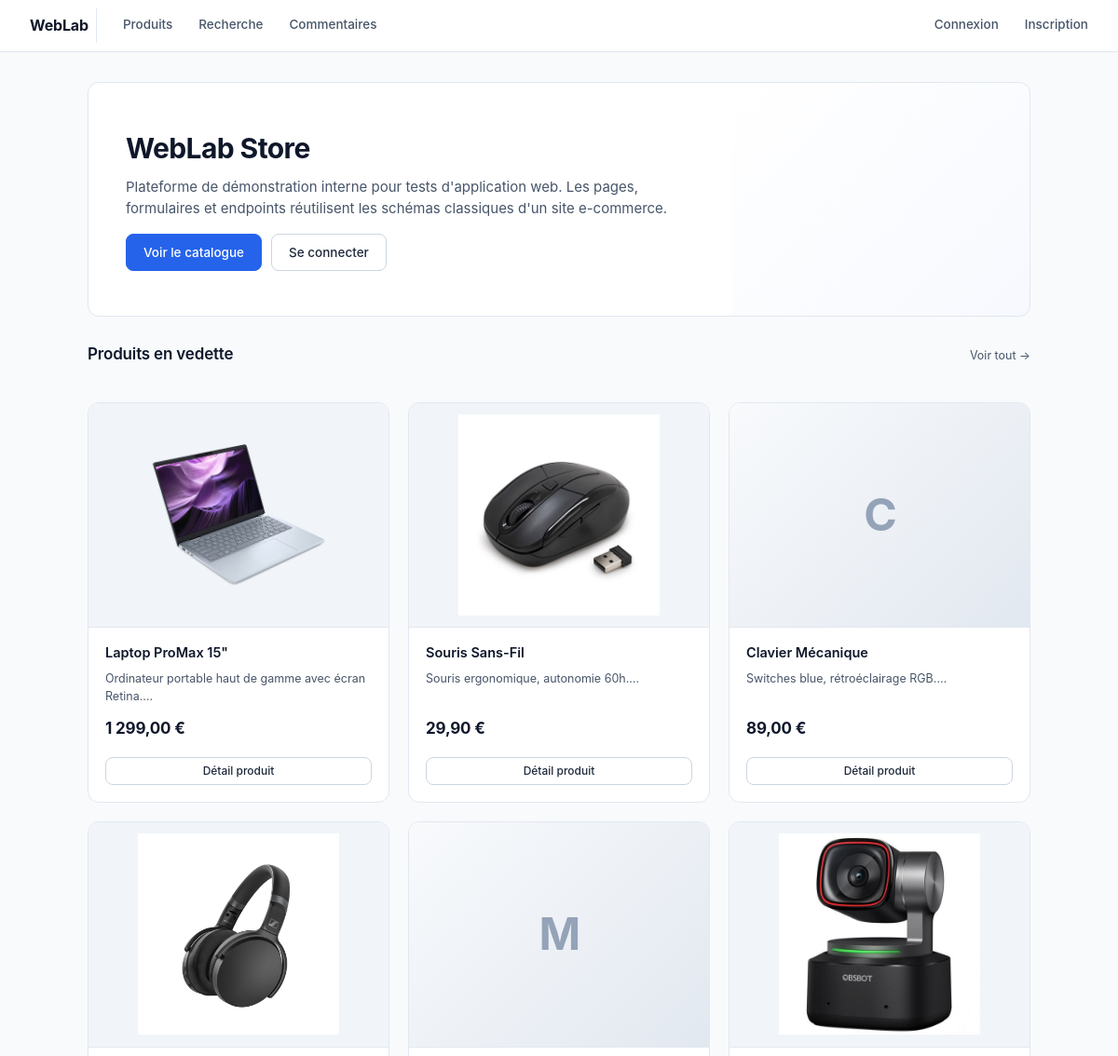
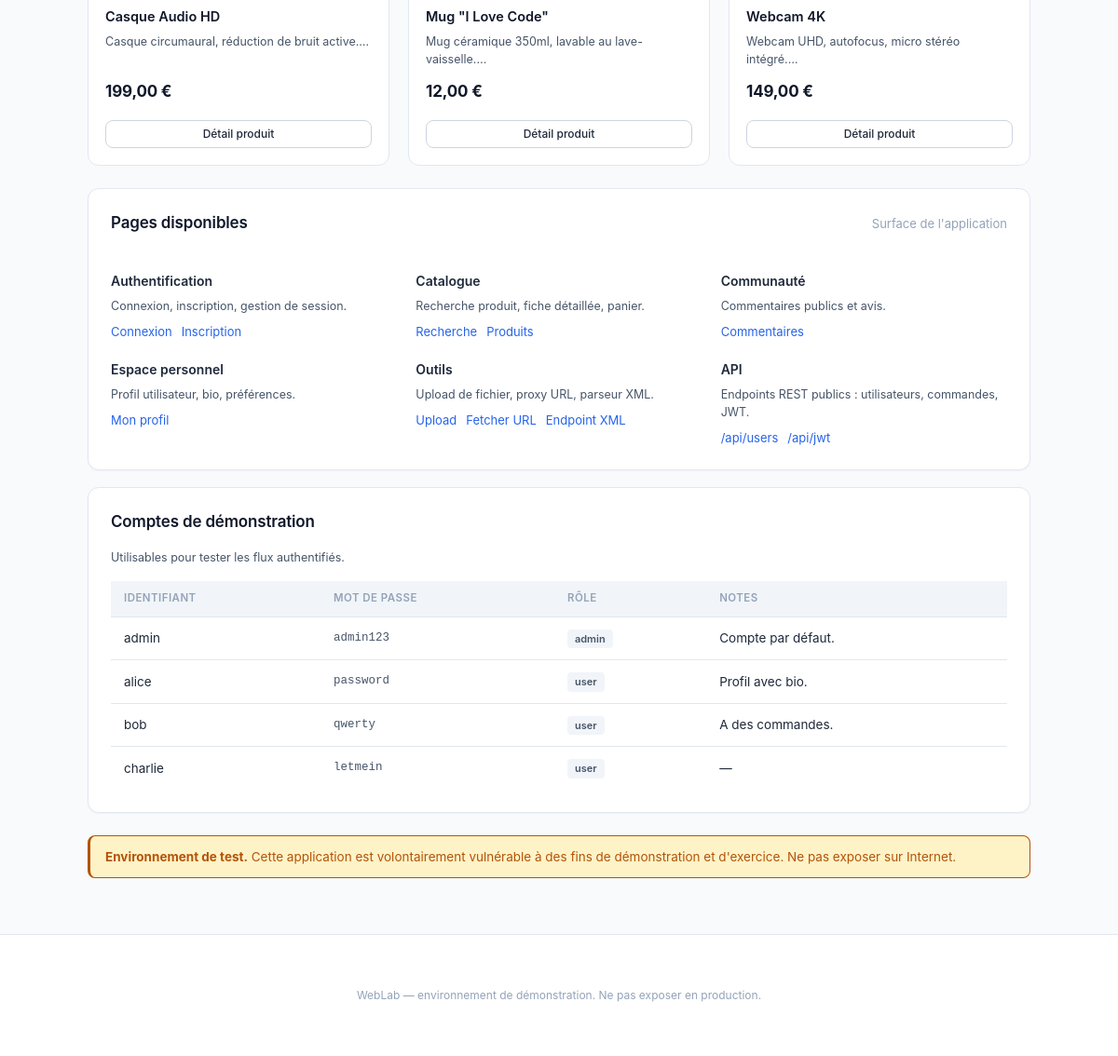
The page / on the database its author committed (2 pictures, top to bottom).
### tables this page shows
CREATE TABLE products (
  id          INT AUTO_INCREMENT PRIMARY KEY,
  name        VARCHAR(128) NOT NULL,
  description TEXT,
  price       DECIMAL(10,2),
  stock       INT DEFAULT 0,
  rating      DECIMAL(2,1) DEFAULT 4.0,
  internal_cost DECIMAL(10,2),    
  supplier    VARCHAR(128),        
  created_at  TIMESTAMP DEFAULT CURRENT_TIMESTAMP
);

### index.php (the view)
<?php
require_once "config.php";
render_header("Accueil");
try {
    $featured = db()->query("SELECT id, name, description, price FROM products LIMIT 6")->fetchAll(PDO::FETCH_ASSOC);
} catch (Throwable $e) {
    $featured = [];
}
?>
<div class="container">
  <section class="hero">
    <h1>WebLab Store</h1>
    <p>Plateforme de démonstration interne pour tests d'application web. Les pages, formulaires et endpoints réutilisent les schémas classiques d'un site e-commerce.</p>
    <div class="mt-16 flex gap-10">
      <a href="products.php" class="btn">Voir le catalogue</a>
      <a href="login.php" class="btn btn-secondary">Se connecter</a>
    </div>
  </section>
  <?php if ($featured): ?>
  <section class="mb-24">
    <div class="page-head">
      <h2>Produits en vedette</h2>
      <a href="products.php" class="text-small">Voir tout →</a>
    </div>
    <div class="grid-3">
      <?php foreach ($featured as $p): ?>
        <div class="product-card">
          <?php render_product_image($p["id"], $p["name"], "card") ?>
          <div class="product-body">
            <div class="product-name"><?= htmlspecialchars($p['name']) ?></div>
            <div class="product-desc"><?= htmlspecialchars(mb_substr($p['description'], 0, 90)) ?>…</div>
            <div class="price"><?= number_format((float)$p['price'], 2, ',', ' ') ?> €</div>
            <a href="product.php?id=<?= $p['id'] ?>" class="btn btn-secondary btn-small product-cta">Détail produit</a>
          </div>
        </div>
      <?php endforeach; ?>
    </div>
  </section>
  <?php endif; ?>
  <section class="card">
    <div class="page-head">
      <h2>Pages disponibles</h2>
      <span class="page-subtitle">Surface de l'application</span>
    </div>
    <div class="grid-3">
      <div>
        <h3>Authentification</h3>
        <p class="text-small">Connexion, inscription, gestion de session.</p>
        <div class="mt-8 flex gap-10">
          <a href="login.php" class="btn-link">Connexion</a>
          <a href="register.php" class="btn-link">Inscription</a>
        </div>
      </div>
      <div>
        <h3>Catalogue</h3>
        <p class="text-small">Recherche produit, fiche détaillée, panier.</p>
        <div class="mt-8 flex gap-10">
          <a href="search.php" class="btn-link">Recherche</a>
          <a href="products.php" class="btn-link">Produits</a>
        </div>
      </div>
      <div>
        <h3>Communauté</h3>
        <p class="text-small">Commentaires publics et avis.</p>
        <div class="mt-8 flex gap-10">
          <a href="comments.php" class="btn-link">Commentaires</a>
        </div>
      </div>
      <div>
        <h3>Espace personnel</h3>
        <p class="text-small">Profil utilisateur, bio, préférences.</p>
        <div class="mt-8 flex gap-10">
          <a href="profile.php" class="btn-link">Mon profil</a>
        </div>
      </div>
      <div>
        <h3>Outils</h3>
        <p class="text-small">Upload de fichier, proxy URL, parseur XML.</p>
        <div class="mt-8 flex gap-10">
          <a href="upload.php" class="btn-link">Upload</a>
          <a href="ssrf.php" class="btn-link">Fetcher URL</a>
          <a href="xxe.php" class="btn-link">Endpoint XML</a>
        </div>
      </div>
      <div>
        <h3>API</h3>
        <p class="text-small">Endpoints REST publics : utilisateurs, commandes, JWT.</p>
        <div class="mt-8 flex gap-10">
          <a href="api/users.php" class="btn-link">/api/users</a>
          <a href="api/jwt.php?user_id=1" class="btn-link">/api/jwt</a>
        </div>
      </div>
    </div>
  </section>
  <section class="card">
    <h2>Comptes de démonstration</h2>
    <p class="text-small mb-16">Utilisables pour tester les flux authentifiés.</p>
    <table>
      <thead>
        <tr><th>Identifiant</th><th>Mot de passe</th><th>Rôle</th><th>Notes</th></tr>
      </thead>
      <tbody>
        <tr><td>admin</td><td class="text-mono">admin123</td><td><span class="tag">admin</span></td><td>Compte par défaut.</td></tr>
        <tr><td>alice</td><td class="text-mono">password</td><td><span class="tag">user</span></td><td>Profil avec bio.</td></tr>
        <tr><td>bob</td><td class="text-mono">qwerty</td><td><span class="tag">user</span></td><td>A des commandes.</td></tr>
        <tr><td>charlie</td><td class="text-mono">letmein</td><td><span class="tag">user</span></td><td>—</td></tr>
      </tbody>
    </table>
  </section>
  <div class="alert alert-warn mt-24">
    <strong>Environnement de test.</strong>
    Cette application est volontairement vulnérable à des fins de démonstration et d'exercice. Ne pas exposer sur Internet.
  </div>
</div>
<?php render_footer(); ?>

### config.php (shortened to what this page needs)
<?php
$DB_HOST = "localhost";
$DB_NAME = "weblab";
$DB_USER = "root";
$DB_PASS = "";
$BASE_URL    = "/WebLab";
function db() {
    global $DB_HOST, $DB_NAME, $DB_USER, $DB_PASS;
    static $pdo = null;
    if ($pdo === null) {
        try {
            $pdo = new PDO("mysql:host=$DB_HOST;dbname=$DB_NAME;charset=utf8mb4", $DB_USER, $DB_PASS);
            $pdo->setAttribute(PDO::ATTR_ERRMODE, PDO::ERRMODE_WARNING);
        } catch (PDOException $e) {
            die("DB connexion error: " . $e->getMessage());
        }
    }
    return $pdo;
}
function render_header($title = "WebLab") {
    global $APP_NAME, $BASE_URL;
    echo "<!DOCTYPE html><html lang='fr'><head><meta charset='UTF-8'>";
    echo "<link rel='stylesheet' href='$BASE_URL/assets/style.css'>";
    echo "</head><body>";
    include __DIR__ . "/templates/nav.php";
    echo "<main class='container'>";
}
function render_footer() {
    echo "</main>";
    echo "<footer><div class='container'>WebLab — environnement de démonstration. Ne pas exposer en production.</div></footer>";
    echo "</body></html>";
}
function product_image_url($product_id) {
    global $BASE_URL;
    foreach (["jpg", "jpeg", "png", "webp", "avif"] as $ext) {
        $rel = "assets/products/{$product_id}.{$ext}";
        $abs = __DIR__ . "/" . $rel;
        if (file_exists($abs)) {
            return "{$BASE_URL}/{$rel}";
        }
    }
    return null;
}
function render_product_image($product_id, $product_name, $size = "card") {
    $url = product_image_url($product_id);
    $initial = strtoupper(mb_substr($product_name, 0, 1));
    $class = "product-image product-image-{$size}";
    if ($url) {
        echo '<div class="' . $class . '"><img src="' . htmlspecialchars($url) . '" alt="' . htmlspecialchars($product_name) . '" loading="lazy"></div>';
    } else {
        echo '<div class="' . $class . ' product-image-placeholder"><span>' . htmlspecialchars($initial) . '</span></div>';
    }
}

### templates/nav.php (shortened to what this page needs)
<?php
global $BASE_URL;
$u = $_SESSION['user'] ?? null;
$current = basename($_SERVER['SCRIPT_NAME']);
function _na($f, $current) { return $f === $current ? 'class="active"' : ''; }
?>
<nav class="navbar">
  <a href="<?= $BASE_URL ?>/index.php" class="nav-brand">WebLab</a>
  <a href="<?= $BASE_URL ?>/products.php" <?= _na('products.php', $current) ?>>Produits</a>
  <a href="<?= $BASE_URL ?>/search.php"   <?= _na('search.php', $current) ?>>Recherche</a>
  <a href="<?= $BASE_URL ?>/comments.php" <?= _na('comments.php', $current) ?>>Commentaires</a>
  <?php if ($u): ?>
    <a href="<?= $BASE_URL ?>/profile.php" <?= _na('profile.php', $current) ?>>
      <span class="nav-user"><?= htmlspecialchars($u['username']) ?></span>
    </a>
    <a href="<?= $BASE_URL ?>/logout.php">Déconnexion</a>
  <?php else: ?>
    <a href="<?= $BASE_URL ?>/login.php"    <?= _na('login.php', $current) ?>>Connexion</a>
    <a href="<?= $BASE_URL ?>/register.php" <?= _na('register.php', $current) ?>>Inscription</a>
  <?php endif; ?>
</nav>

### rows shown on the page
products: shows a picture, name "Laptop ProMax 15\"", description "Ordinateur portable haut de gamme avec écran Retina.", price "1 299,00"
products: shows a picture, name "Souris Sans-Fil", description "Souris ergonomique, autonomie 60h.", price "29,90"
products: name "C", name "Clavier Mécanique", description "Switches blue, rétroéclairage RGB.", price "89,00"
products: shows a picture, name "Casque Audio HD", description "Casque circumaural, réduction de bruit active.", price "199,00"
products: name "M", name "Mug \"I Love Code\"", description "Mug céramique 350ml, lavable au lave-vaisselle.", price "12,00"
products: shows a picture, name "Webcam 4K", description "Webcam UHD, autofocus, micro stéréo intégré.", price "149,00"
